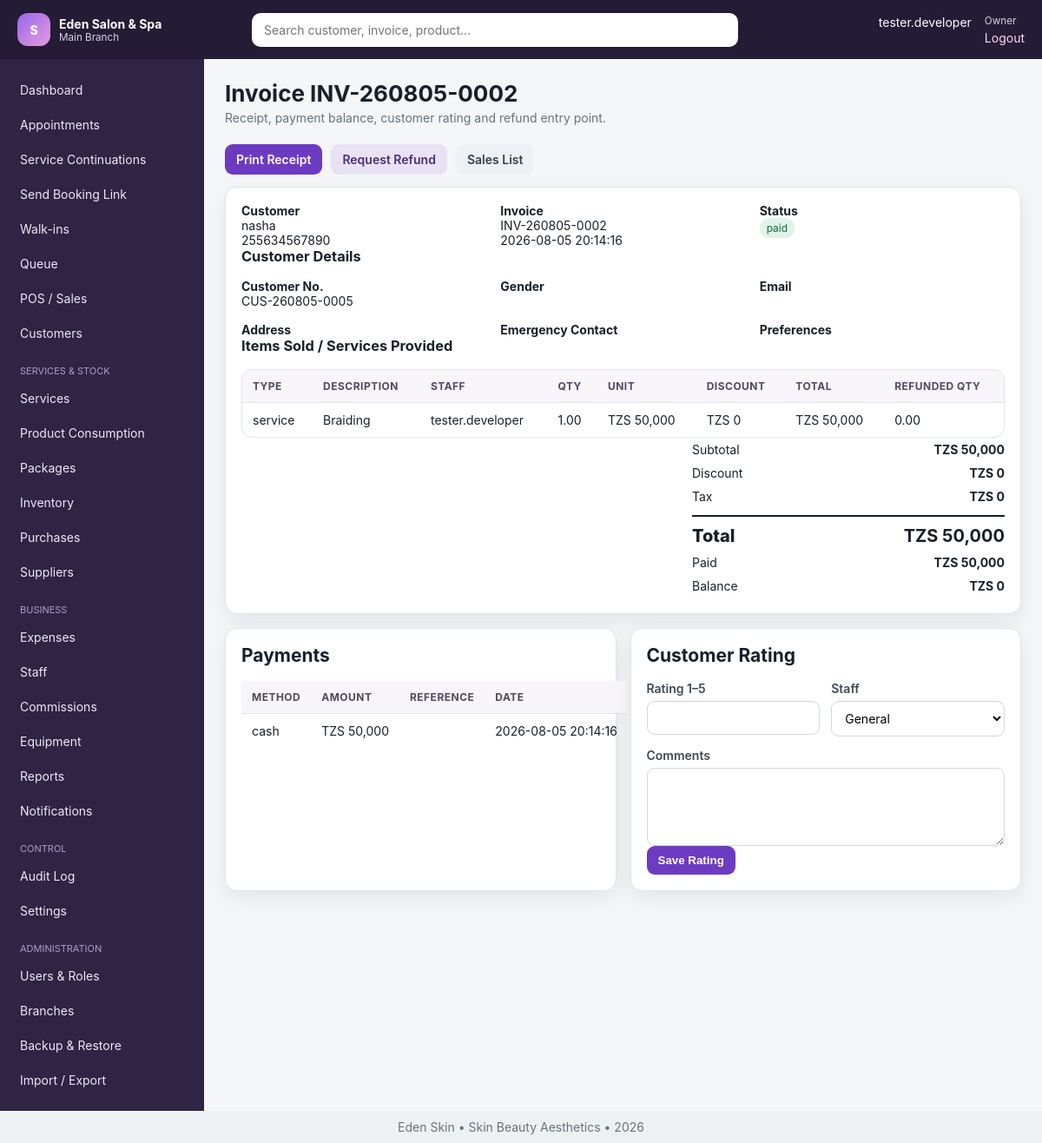
Screenshot of /modules/sale_view.php?id=2 (signed in) with the database file from the repository.
### tables this page shows
CREATE TABLE `settings` (
  `id` int(11) NOT NULL AUTO_INCREMENT,
  `branch_id` int(11) DEFAULT NULL,
  `setting_key` varchar(100) NOT NULL,
  `setting_value` text DEFAULT NULL,
  `setting_group` varchar(80) DEFAULT 'general',
  `updated_by` int(11) DEFAULT NULL,
  `updated_at` datetime DEFAULT current_timestamp() ON UPDATE current_timestamp(),
  PRIMARY KEY (`id`),
  UNIQUE KEY `uniq_setting` (`branch_id`,`setting_key`),
  KEY `updated_by` (`updated_by`),
  CONSTRAINT `settings_ibfk_1` FOREIGN KEY (`branch_id`) REFERENCES `branches` (`id`) ON DELETE CASCADE,
  CONSTRAINT `settings_ibfk_2` FOREIGN KEY (`updated_by`) REFERENCES `users` (`id`) ON DELETE SET NULL
);

CREATE TABLE `users` (
  `id` int(11) NOT NULL AUTO_INCREMENT,
  `branch_id` int(11) NOT NULL,
  `staff_id` int(11) DEFAULT NULL,
  `role_id` int(11) NOT NULL,
  `username` varchar(80) NOT NULL,
  `password_hash` varchar(255) NOT NULL,
  `status` enum('active','inactive','locked') DEFAULT 'active',
  `last_login_at` datetime DEFAULT NULL,
  `created_at` datetime DEFAULT current_timestamp(),
  PRIMARY KEY (`id`),
  UNIQUE KEY `username` (`username`),
  KEY `branch_id` (`branch_id`),
  KEY `staff_id` (`staff_id`),
  KEY `role_id` (`role_id`),
  CONSTRAINT `users_ibfk_1` FOREIGN KEY (`branch_id`) REFERENCES `branches` (`id`),
  CONSTRAINT `users_ibfk_2` FOREIGN KEY (`staff_id`) REFERENCES `staff` (`id`) ON DELETE SET NULL,
  CONSTRAINT `users_ibfk_3` FOREIGN KEY (`role_id`) REFERENCES `roles` (`id`)
);

CREATE TABLE `branches` (
  `id` int(11) NOT NULL AUTO_INCREMENT,
  `business_id` int(11) NOT NULL,
  `name` varchar(120) NOT NULL,
  `code` varchar(20) NOT NULL,
  `phone` varchar(30) DEFAULT NULL,
  `email` varchar(120) DEFAULT NULL,
  `address` varchar(255) DEFAULT NULL,
  `opening_time` time DEFAULT '08:00:00',
  `closing_time` time DEFAULT '20:00:00',
  `status` enum('active','inactive') DEFAULT 'active',
  `created_at` datetime DEFAULT current_timestamp(),
  PRIMARY KEY (`id`),
  UNIQUE KEY `code` (`code`),
  KEY `business_id` (`business_id`),
  CONSTRAINT `branches_ibfk_1` FOREIGN KEY (`business_id`) REFERENCES `businesses` (`id`)
);

CREATE TABLE `staff` (
  `id` int(11) NOT NULL AUTO_INCREMENT,
  `branch_id` int(11) NOT NULL,
  `employee_no` varchar(30) DEFAULT NULL,
  `photo` varchar(255) DEFAULT NULL,
  `full_name` varchar(150) NOT NULL,
  `phone` varchar(30) DEFAULT NULL,
  `email` varchar(120) DEFAULT NULL,
  `gender` enum('Male','Female','Other') DEFAULT 'Female',
  `date_of_birth` date DEFAULT NULL,
  `address` varchar(255) DEFAULT NULL,
  `role_title` varchar(100) DEFAULT NULL,
  `salary` decimal(14,2) DEFAULT 0.00,
  `default_commission_type` enum('percentage','fixed') DEFAULT 'percentage',
  `default_commission_value` decimal(10,2) DEFAULT 0.00,
  `employment_date` date DEFAULT NULL,
  `emergency_contact` varchar(120) DEFAULT NULL,
  `status` enum('active','inactive','terminated') DEFAULT 'active',
  `created_at` datetime DEFAULT current_timestamp(),
  `updated_at` datetime DEFAULT NULL,
  PRIMARY KEY (`id`),
  UNIQUE KEY `employee_no` (`employee_no`),
  KEY `branch_id` (`branch_id`),
  CONSTRAINT `staff_ibfk_1` FOREIGN KEY (`branch_id`) REFERENCES `branches` (`id`)
);

CREATE TABLE `roles` (
  `id` int(11) NOT NULL AUTO_INCREMENT,
  `name` varchar(80) NOT NULL,
  `description` varchar(255) DEFAULT NULL,
  `is_system` tinyint(1) DEFAULT 0,
  `created_at` datetime DEFAULT current_timestamp(),
  PRIMARY KEY (`id`),
  UNIQUE KEY `name` (`name`)
);

CREATE TABLE `sales` (
  `id` int(11) NOT NULL AUTO_INCREMENT,
  `branch_id` int(11) NOT NULL,
  `invoice_no` varchar(40) NOT NULL,
  `customer_id` int(11) DEFAULT NULL,
  `appointment_id` int(11) DEFAULT NULL,
  `queue_id` int(11) DEFAULT NULL,
  `sale_date` datetime DEFAULT current_timestamp(),
  `subtotal` decimal(14,2) DEFAULT 0.00,
  `discount_amount` decimal(14,2) DEFAULT 0.00,
  `tax_amount` decimal(14,2) DEFAULT 0.00,
  `total_amount` decimal(14,2) DEFAULT 0.00,
  `paid_amount` decimal(14,2) DEFAULT 0.00,
  `balance_amount` decimal(14,2) DEFAULT 0.00,
  `status` enum('draft','partial','paid','refunded','partially_refunded','cancelled') DEFAULT 'paid',
  `promotion_id` int(11) DEFAULT NULL,
  `membership_discount` decimal(14,2) DEFAULT 0.00,
  `loyalty_points_redeemed` int(11) DEFAULT 0,
  `notes` text DEFAULT NULL,
  `created_by` int(11) DEFAULT NULL,
  `created_at` datetime DEFAULT current_timestamp(),
  PRIMARY KEY (`id`),
  UNIQUE KEY `invoice_no` (`invoice_no`),
  KEY `sale_date_idx` (`branch_id`,`sale_date`),
  KEY `customer_id` (`customer_id`),
  KEY `appointment_id` (`appointment_id`),
  KEY `queue_id` (`queue_id`),
  KEY `promotion_id` (`promotion_id`),
  KEY `created_by` (`created_by`),
  CONSTRAINT `sales_ibfk_1` FOREIGN KEY (`branch_id`) REFERENCES `branches` (`id`),
  CONSTRAINT `sales_ibfk_2` FOREIGN KEY (`customer_id`) REFERENCES `customers` (`id`) ON DELETE SET NULL,
  CONSTRAINT `sales_ibfk_3` FOREIGN KEY (`appointment_id`) REFERENCES `appointments` (`id`) ON DELETE SET NULL,
  CONSTRAINT `sales_ibfk_4` FOREIGN KEY (`queue_id`) REFERENCES `queues` (`id`) ON DELETE SET NULL,
  CONSTRAINT `sales_ibfk_5` FOREIGN KEY (`promotion_id`) REFERENCES `promotions` (`id`) ON DELETE SET NULL,
  CONSTRAINT `sales_ibfk_6` FOREIGN KEY (`created_by`) REFERENCES `users` (`id`) ON DELETE SET NULL
);

CREATE TABLE `customers` (
  `id` int(11) NOT NULL AUTO_INCREMENT,
  `branch_id` int(11) NOT NULL,
  `customer_no` varchar(30) DEFAULT NULL,
  `full_name` varchar(150) NOT NULL,
  `phone` varchar(30) DEFAULT NULL,
  `gender` enum('Male','Female','Other') DEFAULT NULL,
  `date_of_birth` date DEFAULT NULL,
  `email` varchar(120) DEFAULT NULL,
  `address` varchar(255) DEFAULT NULL,
  `emergency_contact` varchar(120) DEFAULT NULL,
  `preferences` text DEFAULT NULL,
  `status` enum('active','inactive') DEFAULT 'active',
  `created_at` datetime DEFAULT current_timestamp(),
  `updated_at` datetime DEFAULT NULL,
  PRIMARY KEY (`id`),
  UNIQUE KEY `customer_no` (`customer_no`),
  KEY `phone` (`phone`),
  KEY `branch_id` (`branch_id`),
  CONSTRAINT `customers_ibfk_1` FOREIGN KEY (`branch_id`) REFERENCES `branches` (`id`)
);

CREATE TABLE `sale_items` (
  `id` int(11) NOT NULL AUTO_INCREMENT,
  `sale_id` int(11) NOT NULL,
  `item_type` enum('service','product','package') NOT NULL,
  `item_id` int(11) NOT NULL,
  `description` varchar(180) NOT NULL,
  `staff_id` int(11) DEFAULT NULL,
  `quantity` decimal(12,2) DEFAULT 1.00,
  `unit_price` decimal(14,2) NOT NULL,
  `discount_amount` decimal(14,2) DEFAULT 0.00,
  `line_total` decimal(14,2) NOT NULL,
  `refunded_quantity` decimal(12,2) DEFAULT 0.00,
  PRIMARY KEY (`id`),
  KEY `sale_id` (`sale_id`),
  KEY `staff_id` (`staff_id`),
  CONSTRAINT `sale_items_ibfk_1` FOREIGN KEY (`sale_id`) REFERENCES `sales` (`id`) ON DELETE CASCADE,
  CONSTRAINT `sale_items_ibfk_2` FOREIGN KEY (`staff_id`) REFERENCES `staff` (`id`) ON DELETE SET NULL
);

CREATE TABLE `payments` (
  `id` int(11) NOT NULL AUTO_INCREMENT,
  `branch_id` int(11) NOT NULL,
  `sale_id` int(11) NOT NULL,
  `payment_method` enum('cash','mpesa','airtel_money','tigo_pesa','halopesa','bank','card','gift_card','other') NOT NULL,
  `amount` decimal(14,2) NOT NULL,
  `reference_no` varchar(100) DEFAULT NULL,
  `gift_card_id` int(11) DEFAULT NULL,
  `received_by` int(11) DEFAULT NULL,
  `payment_date` datetime DEFAULT current_timestamp(),
  `notes` varchar(255) DEFAULT NULL,
  PRIMARY KEY (`id`),
  KEY `branch_id` (`branch_id`),
  KEY `sale_id` (`sale_id`),
  KEY `gift_card_id` (`gift_card_id`),
  KEY `received_by` (`received_by`),
  CONSTRAINT `payments_ibfk_1` FOREIGN KEY (`branch_id`) REFERENCES `branches` (`id`),
  CONSTRAINT `payments_ibfk_2` FOREIGN KEY (`sale_id`) REFERENCES `sales` (`id`),
  CONSTRAINT `payments_ibfk_3` FOREIGN KEY (`gift_card_id`) REFERENCES `gift_cards` (`id`) ON DELETE SET NULL,
  CONSTRAINT `payments_ibfk_4` FOREIGN KEY (`received_by`) REFERENCES `users` (`id`) ON DELETE SET NULL
);

### modules/sale_view.php (the view, shortened to what the rows shown need)
<?php
require_permission('sales.view');
$bid = current_branch_id();
$id = (int) ($_GET['id'] ?? 0);
$sale = one(
    'SELECT s.*,
            c.customer_no,
            c.full_name AS customer,
            c.phone AS customer_phone,
            c.gender AS customer_gender,
            c.email AS customer_email,
            c.address AS customer_address,
            c.emergency_contact AS customer_emergency_contact,
            c.preferences AS customer_preferences
     FROM sales s
     LEFT JOIN customers c ON c.id = s.customer_id
     WHERE s.id = ? AND s.branch_id = ?',
    [$id, $bid]
);
$saleItemStmt = q(
    "SELECT
        si.id,
        si.sale_id,
        si.item_type,
        si.item_id,
        CASE
            WHEN si.description IS NOT NULL AND si.description <> '' THEN si.description
            WHEN si.item_type = 'service' THEN svc.name
            WHEN si.item_type = 'product' THEN pr.name
            WHEN si.item_type = 'package' THEN pk.name
            ELSE CONCAT('Sale item #', si.id)
        END AS description,
        si.staff_id,
        COALESCE(st.full_name, '') AS staff,
        si.quantity,
        si.unit_price,
        si.discount_amount,
        si.line_total,
        si.refunded_quantity
     FROM sale_items si
     LEFT JOIN staff st ON st.id = si.staff_id
     LEFT JOIN services svc ON si.item_type = 'service' AND svc.id = si.item_id
     LEFT JOIN products pr ON si.item_type = 'product' AND pr.id = si.item_id
     LEFT JOIN packages pk ON si.item_type = 'package' AND pk.id = si.item_id
     WHERE si.sale_id = ?
     ORDER BY si.id",
    [$id]
);
$saleItems = $saleItemStmt->fetchAll(PDO::FETCH_ASSOC);
$payments = all(
    'SELECT * FROM payments WHERE sale_id = ? ORDER BY id',
    [$id]
);
$title = 'Invoice ' . ($sale['invoice_no'] ?? '');
include dirname(__DIR__) . '/includes/header.php';
?>
<section class="card">
    <div class="grid cols-3">
        <div>
            <strong>Customer</strong><br>
            <?= e($sale['customer'] ?? 'Walk-in') ?><br>
            <?= e($sale['customer_phone'] ?? '') ?>
        </div>
        <div>
            <strong>Invoice</strong><br>
            <?= e($sale['invoice_no'] ?? '') ?><br>
            <?= e($sale['sale_date'] ?? '') ?>
        </div>
        <div>
            <strong>Status</strong><br>
            <span class="badge green"><?= e($sale['status'] ?? '') ?></span>
        </div>
    </div>
    <?php if (!empty($sale['customer_id'])): ?>
        <h3>Customer Details</h3>
        <div class="grid cols-3">
            <div><strong>Customer No.</strong><br><?= e($sale['customer_no'] ?? '') ?></div>
            <div><strong>Gender</strong><br><?= e($sale['customer_gender'] ?? '') ?></div>
            <div><strong>Email</strong><br><?= e($sale['customer_email'] ?? '') ?></div>
            <div><strong>Address</strong><br><?= e($sale['customer_address'] ?? '') ?></div>
            <div><strong>Emergency Contact</strong><br><?= e($sale['customer_emergency_contact'] ?? '') ?></div>
            <div><strong>Preferences</strong><br><?= e($sale['customer_preferences'] ?? '') ?></div>
        </div>
    <?php endif; ?>
    <div class="table-wrap">
        <table>
            <thead>
                <tr>
                    <th>Type</th>
                    <th>Description</th>
                    <th>Staff</th>
                    <th>Qty</th>
                    <th>Unit</th>
                    <th>Discount</th>
                    <th>Total</th>
                    <th>Refunded Qty</th>
                </tr>
            </thead>
            <tbody>
                <?php foreach ($saleItems as $it): ?>
                    <tr>
                        <td><?= e($it['item_type'] ?? '') ?></td>
                        <td><?= e($it['description'] ?? '') ?></td>
                        <td><?= e($it['staff'] ?? '') ?></td>
                        <td><?= e($it['quantity'] ?? 0) ?></td>
                        <td><?= money($it['unit_price'] ?? 0) ?></td>
                        <td><?= money($it['discount_amount'] ?? 0) ?></td>
                        <td><?= money($it['line_total'] ?? 0) ?></td>
                        <td><?= e($it['refunded_quantity'] ?? 0) ?></td>
                    </tr>
                <?php endforeach; ?>
            </tbody>
        </table>
    </div>
    <div class="totals" style="max-width:360px;margin-left:auto">
        <div>
            <span>Subtotal</span>
            <strong><?= money($sale['subtotal'] ?? 0) ?></strong>
        </div>
        <div>
            <span>Discount</span>
            <strong><?= money($sale['discount_amount'] ?? 0) ?></strong>
        </div>
        <div>
            <span>Tax</span>
            <strong><?= money($sale['tax_amount'] ?? 0) ?></strong>
        </div>
        <div class="grand">
            <span>Total</span>
            <strong><?= money($sale['total_amount'] ?? 0) ?></strong>
        </div>
        <div>
            <span>Paid</span>
            <strong><?= money($sale['paid_amount'] ?? 0) ?></strong>
        </div>
        <div>
            <span>Balance</span>
            <strong><?= money($sale['balance_amount'] ?? 0) ?></strong>
        </div>
    </div>
</section>
<div class="grid cols-2" style="margin-top:16px">
    <section class="card">
        <h2>Payments</h2>
        <table>
            <thead>
                <tr>
                    <th>Method</th>
                    <th>Amount</th>
                    <th>Reference</th>
                    <th>Date</th>
                </tr>
            </thead>
            <tbody>
                <?php foreach ($payments as $p): ?>
                    <tr>
                        <td><?= e($p['payment_method'] ?? '') ?></td>
                        <td><?= money($p['amount'] ?? 0) ?></td>
                        <td><?= e($p['reference_no'] ?? '') ?></td>
                        <td><?= e($p['payment_date'] ?? '') ?></td>
                    </tr>
                <?php endforeach; ?>
            </tbody>
        </table>
    </section>
    <section class="card">
        <h2>Customer Rating</h2>
    </section>
</div>
<?php include dirname(__DIR__) . '/includes/footer.php'; ?>

### includes/header.php (shortened to what the rows shown need)
<?php
require_login(); $u=current_user(); $title=$title??'Dashboard';
function nav_file_available(string $href): bool {
    return is_file(dirname(__DIR__).'/'.ltrim($href,'/'));
}
$hasSearch=nav_file_available('modules/search.php');
?><!doctype html><html lang="en"><head><link rel="stylesheet" href="<?=url('assets/css/app.css')?>"></head><body>
<header class="topbar"><button class="menu-btn" data-toggle-menu>☰</button><div class="brand"><span class="brand-mark">S</span><div><strong><?=e(setting('business_name',app_config()['app']['name']))?></strong><small><?=e($u['branch_name']??'Main Branch')?></small></div></div><?php if($hasSearch):?><form class="global-search" action="<?=url('modules/search.php')?>"><input name="q" placeholder="Search customer, invoice, product…"></form><?php else:?><div class="global-search"></div><?php endif;?><div class="userbox"><span><?=e($u['staff_name']?:$u['username'])?></span><small><?=e($u['role_name'])?></small><a href="<?=url('logout.php')?>">Logout</a></div></header>
<div class="layout"><main class="content"><div class="page-head"><div><h1><?=e($title)?></h1></div></div>

### rows the page displays
settings: setting_value "Eden Salon & Spa"
users: branch.name "Main Branch", staff.full_name "tester.developer", role.name "Owner"
sales: customer.full_name "nasha", customer.phone "255634567890", invoice_no "INV-260805-0002", sale_date "2026-08-05 20:14:16", status "paid", customer.customer_no "CUS-260805-0005", subtotal "TZS 50,000", discount_amount "TZS 0", tax_amount "TZS 0", total_amount "TZS 50,000", paid_amount "TZS 50,000", balance_amount "TZS 0"
sale_items: item_type "service", description "Braiding", staff "tester.developer", quantity "1.00", unit_price "TZS 50,000", discount_amount "TZS 0", line_total "TZS 50,000", refunded_quantity "0.00"
payments: payment_method "cash", amount "TZS 50,000", payment_date "2026-08-05 20:14:16"

### other values shown
$label "Dashboard"
$label "Appointments"
$label "Service Continuations"
$label "Send Booking Link"
$label "Walk-ins"
$label "Queue"
$label "POS / Sales"
$label "Customers"
$group "SERVICES & STOCK"
$label "Services"
$label "Product Consumption"
$label "Packages"
$label "Inventory"
$label "Purchases"
$label "Suppliers"
